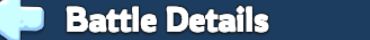
#> input picture labyrinth-debug/auto/_frames/anchor_battledetails.png, 370 x 40 px
$ python -i labyrinth_common.py   (imports and definitions only)
#> lines starting #> are read from the running program, lines starting #| are printed output that depends on the picture
"""
Shared ADB / OCR / decision-making helpers for the Labyrinth automation.
Used by zone_troop_ratio.py (Cave of Monsters, Charm Mine, ...), zone_land_of_heroes.py,
zone_scan.py, and the daily_labyrinth.py orchestrator.
"""

import subprocess
import time
import re
from pathlib import Path

import pytesseract
from PIL import Image

# ---------------------------------------------------------------------------
# Environment
# ---------------------------------------------------------------------------
ADB = r"C:\Bearguard\tools\adb\adb.exe"
DEVICE = "127.0.0.1:16384"
pytesseract.pytesseract.tesseract_cmd = r"C:\Bearguard\tools\tesseract-win\tesseract.exe"

SCRATCH = Path(r"C:\Bearguard\labyrinth-debug\auto\_frames")
# [1 line not run here, left out]

TAP_WAIT = 1.2
POST_ACTION_SETTLE = 2.5

# ---------------------------------------------------------------------------
# ADB helpers
# ---------------------------------------------------------------------------

def adb(*args):
    return subprocess.run([ADB, "-s", DEVICE, *args], capture_output=True, text=True)


def tap(x, y, wait=TAP_WAIT):
    adb("shell", "input", "tap", str(x), str(y))
    time.sleep(wait)


def swipe(x1, y1, x2, y2, ms=400, wait=TAP_WAIT):
    adb("shell", "input", "swipe", str(x1), str(y1), str(x2), str(y2), str(ms))
    time.sleep(wait)


# [6 lines left out: function screenshot, not called in this run]


# ---------------------------------------------------------------------------
# OCR helpers
# ---------------------------------------------------------------------------

def ocr_text(img, box, psm=7):
    crop = img.crop(box)
    crop = crop.resize((crop.width * 3, crop.height * 3), Image.LANCZOS)
    return pytesseract.image_to_string(crop, config=f"--psm {psm}").strip()


# [6 lines left out: function ocr_digits, not called in this run]


PCT_PATTERN = re.compile(r"(\d{1,3})\.\d{2}\s*%")


# [16 lines left out: functions parse_pct, find_pct_row, not called in this run]


# ---------------------------------------------------------------------------
# Result detection -- color-based (fast, no OCR needed).
# Victory banner center is warm gold/tan (R clearly above B).
# Defeat banner center is cool blue-gray (B clearly above R).
# Calibrated live 2026-08-12 against 6 real result screenshots at varying brightness.
# ---------------------------------------------------------------------------

RESULT_BANNER_SAMPLE_PT = (360, 330)
CONFIRMATION_TITLE_BOX = (230, 425, 490, 465)  # "Confirmation" dialog title, when present


def is_confirmation_dialog(img):
    """Some Deploy actions (e.g. squads under the 150k capacity) throw a 'Confirmation'
    popup instead of fighting immediately. Must be dismissed (Continue) before the real
    result can be read -- confirmed live 2026-08-12, was a false-positive 'defeat' read
    before this check existed."""
    text = ocr_text(img, CONFIRMATION_TITLE_BOX).lower()
    return "confirm" in text


def detect_result(img):
    if is_confirmation_dialog(img):
        return "confirmation_dialog"
    r, g, b = img.convert("RGB").getpixel(RESULT_BANNER_SAMPLE_PT)
    if r > b + 20:
        return "victory"
    if b > r:
        return "defeat"
    return "unknown"


def dismiss_confirmation_dialog():
    """Tap the 'Continue' button on the squads-under-capacity dialog."""
    tap(360, 789, wait=POST_ACTION_SETTLE)


# [11 lines left out: function deploy_and_get_result, not called in this run]


# ---------------------------------------------------------------------------
# Screen-state verification -- poll for an expected screen instead of trusting a
# fixed delay. Ports the pattern already proven live in the Java DailyLabyrinthRoutine
# (navStep/waitForScreen). Added 2026-08-12 after a live bug: a blind Challenge-then-
# Deploy tap sequence landed on the wrong screen for stage 3-8 (the troop-adjust screen
# never loaded in time), and the OCR-failure fallback then blindly back-tapped twice,
# exiting all the way out to the City screen ("it just quit out").
# ---------------------------------------------------------------------------

SCREEN_POLL_INTERVAL = 0.5
SCREEN_POLL_TIMEOUT = 6.0

# Anchor crop boxes, calibrated live 2026-08-12. STAGE_SCREEN_ANCHOR_BOX was originally
# the Challenge-button/attempts-text area, but that sits exactly where every Challenge
# tap lands -- MuMu renders a persistent tap-visualization icon there (NOT Android's own
# show_touches, which was tried and didn't fix it) that corrupts the OCR. Moved to the
# "Stage X-Y" label instead, which is never covered by a tap.
STAGE_SCREEN_ANCHOR_BOX = (20, 965, 220, 1000)     # "Stage X-Y" label
TROOP_ADJUST_ANCHOR_BOX = (0, 1060, 400, 1110)     # "Troop Ratio:" label


def is_stage_screen(img):
    text = ocr_text(img, STAGE_SCREEN_ANCHOR_BOX, psm=7).lower()
    return text.startswith("stage")


def is_troop_adjust_screen(img):
    return "troop" in ocr_text(img, TROOP_ADJUST_ANCHOR_BOX, psm=6).lower()


def is_result_screen(img):
    return detect_result(img) in ("victory", "defeat", "confirmation_dialog")


TITLE_ANCHOR_BOX = (30, 20, 400, 60)


def is_battle_report_list_screen(img):
    return "report" in ocr_text(img, TITLE_ANCHOR_BOX, psm=7).lower()


def is_battle_details_screen(img):
    return "details" in ocr_text(img, TITLE_ANCHOR_BOX, psm=7).lower()


LABYRINTH_MAP_ANCHOR_BOX = (30, 15, 350, 55)


def is_labyrinth_map_screen(img):
    return "labyrinth" in ocr_text(img, LABYRINTH_MAP_ANCHOR_BOX, psm=7).lower()


# [19 lines left out: functions get_current_stage_label, wait_for_screen, not called in this run]


# ---------------------------------------------------------------------------
# Counter-ratio math (rock-paper-scissors rotation)
# Infantry beats Lancer, Lancer beats Marksman, Marksman beats Infantry.
# ---------------------------------------------------------------------------

def rotate_counter(enemy_inf, enemy_lan, enemy_mrk):
    return enemy_lan, enemy_mrk, enemy_inf


# ---------------------------------------------------------------------------
# Common screen coordinates (720x1280) shared across zones
# ---------------------------------------------------------------------------

BACK_ARROW = (40, 40)
VIEW_BATTLE_REPORT_BTN = (200, 1000)
ADJUST_TROOPS_LINK = (360, 618)     # on the Defeat screen
CLOSE_VICTORY_TAP = (360, 700)      # "Tap anywhere to close"


def run_length_json_path():
    return Path(r"C:\Bearguard\labyrinth-debug\auto\labyrinth_log.json")

>>> import cv2
>>> picture = cv2.imread('_frames/anchor_battledetails.png', cv2.IMREAD_GRAYSCALE)
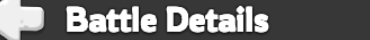
#> picture: shape (40, 370); min 19, max 255, mean 109.9
>>> result = detect_result(picture)
#> (the run stopped early here; a loop or call above may not have finished)
